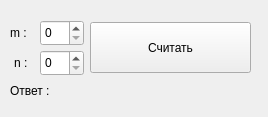
<?xml version="1.0" encoding="UTF-8"?>
<ui version="4.0">
 <class>Widget</class>
 <widget class="QWidget" name="Widget">
  <property name="geometry">
   <rect>
    <x>0</x>
    <y>0</y>
    <width>268</width>
    <height>117</height>
   </rect>
  </property>
  <property name="windowTitle">
   <string>Widget</string>
  </property>
  <widget class="QLabel" name="label">
   <property name="geometry">
    <rect>
     <x>10</x>
     <y>24</y>
     <width>21</width>
     <height>17</height>
    </rect>
   </property>
   <property name="text">
    <string>m :</string>
   </property>
  </widget>
  <widget class="QSpinBox" name="spinBox">
   <property name="geometry">
    <rect>
     <x>40</x>
     <y>20</y>
     <width>44</width>
     <height>26</height>
    </rect>
   </property>
   <property name="maximum">
    <number>4</number>
   </property>
  </widget>
  <widget class="QSpinBox" name="spinBox_2">
   <property name="geometry">
    <rect>
     <x>40</x>
     <y>50</y>
     <width>44</width>
     <height>26</height>
    </rect>
   </property>
   <property name="maximum">
    <number>999999999</number>
   </property>
  </widget>
  <widget class="QLabel" name="label_2">
   <property name="geometry">
    <rect>
     <x>14</x>
     <y>54</y>
     <width>21</width>
     <height>17</height>
    </rect>
   </property>
   <property name="text">
    <string>n :</string>
   </property>
  </widget>
  <widget class="QLabel" name="label_3">
   <property name="geometry">
    <rect>
     <x>10</x>
     <y>82</y>
     <width>61</width>
     <height>17</height>
    </rect>
   </property>
   <property name="text">
    <string>Ответ :</string>
   </property>
  </widget>
  <widget class="QLabel" name="label_4">
   <property name="geometry">
    <rect>
     <x>80</x>
     <y>82</y>
     <width>171</width>
     <height>17</height>
    </rect>
   </property>
   <property name="text">
    <string/>
   </property>
  </widget>
  <widget class="QPushButton" name="pushButton">
   <property name="geometry">
    <rect>
     <x>90</x>
     <y>22</y>
     <width>161</width>
     <height>51</height>
    </rect>
   </property>
   <property name="text">
    <string>Считать</string>
   </property>
  </widget>
 </widget>
 <resources/>
 <connections/>
</ui>
